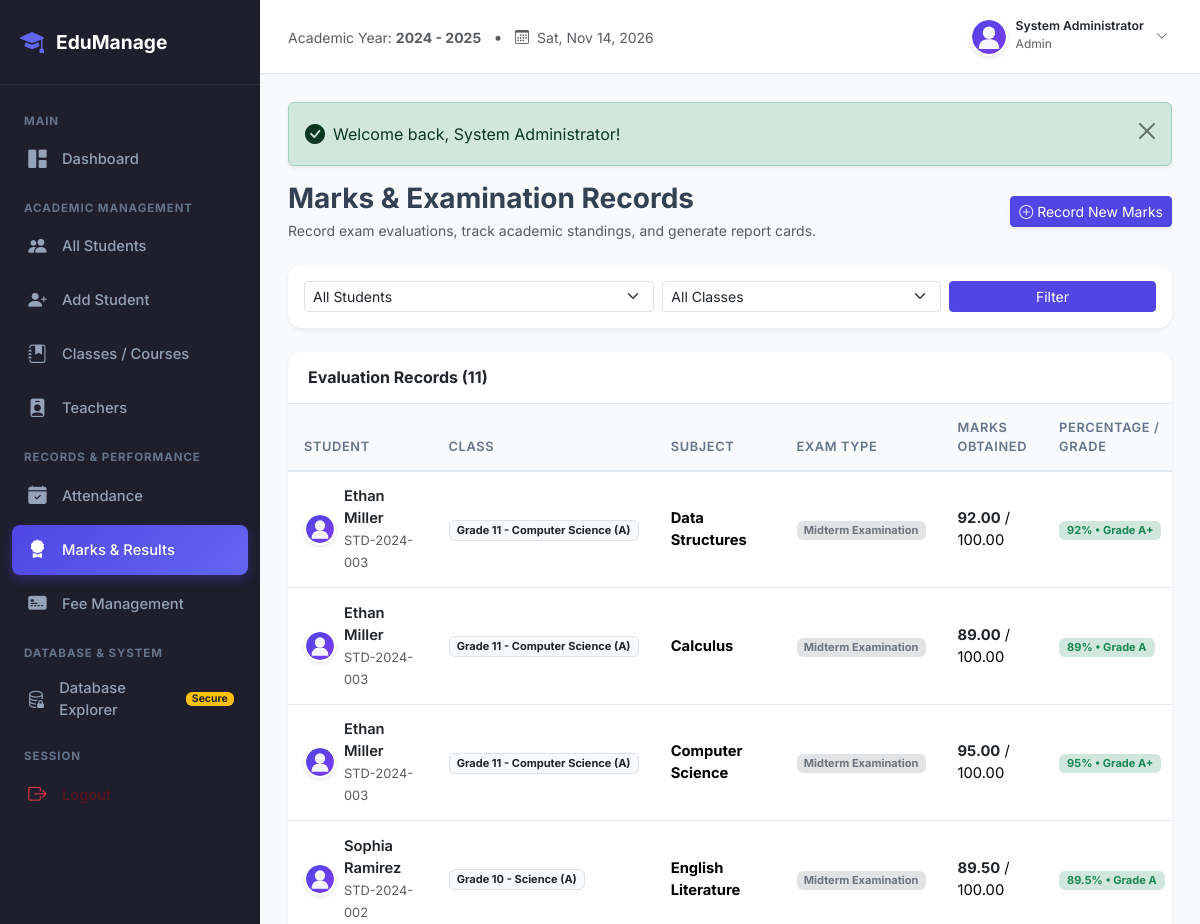
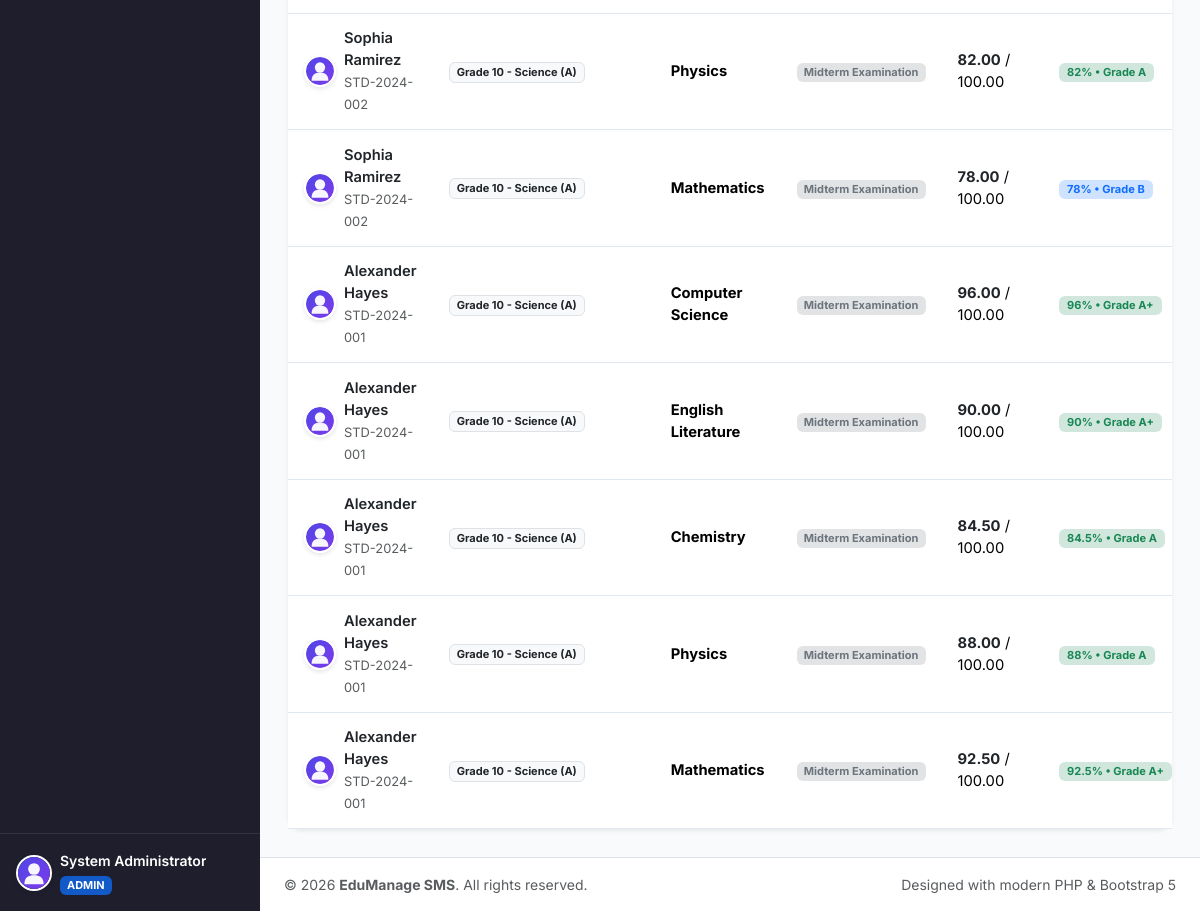
Page /student_management_system/admin/marks.php (signed in) on the committed database (2 pictures, top to bottom).
### tables this page shows
CREATE TABLE `marks` (
  `id` INT AUTO_INCREMENT PRIMARY KEY,
  `student_id` INT NOT NULL,
  `subject` VARCHAR(100) NOT NULL,
  `marks_obtained` DECIMAL(5,2) NOT NULL DEFAULT 0.00,
  `total_marks` DECIMAL(5,2) NOT NULL DEFAULT 100.00,
  `exam_type` VARCHAR(50) NOT NULL DEFAULT 'Final Exam',
  `created_at` TIMESTAMP DEFAULT CURRENT_TIMESTAMP,
  CONSTRAINT `fk_marks_student` FOREIGN KEY (`student_id`) REFERENCES `students` (`id`) ON DELETE CASCADE ON UPDATE CASCADE
);

CREATE TABLE `students` (
  `id` INT AUTO_INCREMENT PRIMARY KEY,
  `user_id` INT NULL UNIQUE,
  `roll_no` VARCHAR(30) NOT NULL UNIQUE,
  `name` VARCHAR(100) NOT NULL,
  `class_id` INT NOT NULL,
  `dob` DATE DEFAULT NULL,
  `gender` ENUM('Male', 'Female', 'Other') DEFAULT 'Male',
  `email` VARCHAR(100) DEFAULT NULL,
  `phone` VARCHAR(25) DEFAULT NULL,
  `address` TEXT DEFAULT NULL,
  `photo` VARCHAR(255) DEFAULT 'default-avatar.svg',
  `created_at` TIMESTAMP DEFAULT CURRENT_TIMESTAMP,
  CONSTRAINT `fk_students_user` FOREIGN KEY (`user_id`) REFERENCES `users` (`id`) ON DELETE SET NULL ON UPDATE CASCADE,
  CONSTRAINT `fk_students_class` FOREIGN KEY (`class_id`) REFERENCES `classes` (`id`) ON DELETE CASCADE ON UPDATE CASCADE
);

CREATE TABLE `classes` (
  `id` INT AUTO_INCREMENT PRIMARY KEY,
  `class_name` VARCHAR(100) NOT NULL,
  `section` VARCHAR(20) DEFAULT 'A',
  `room_no` VARCHAR(20) DEFAULT NULL,
  `created_at` TIMESTAMP DEFAULT CURRENT_TIMESTAMP
);

### student_management_system/admin/marks.php (the view, shortened to what this page needs)
<?php
require_once __DIR__ . '/../includes/auth.php';
$where = [];
$params = [];
$whereSql = !empty($where) ? 'WHERE ' . implode(' AND ', $where) : '';
$marksSql = "
    SELECT m.*, s.name as student_name, s.roll_no, s.photo, c.class_name, c.section
    FROM marks m
    JOIN students s ON m.student_id = s.id
    LEFT JOIN classes c ON s.class_id = c.id
    {$whereSql}
    ORDER BY m.id DESC
";
$marksStmt = $pdo->prepare($marksSql);
$marksStmt->execute($params);
$marks = $marksStmt->fetchAll();
require_once __DIR__ . '/../includes/header.php';
require_once __DIR__ . '/../includes/sidebar.php';
require_once __DIR__ . '/../includes/navbar.php';
?>
<div class="d-flex flex-wrap justify-content-between align-items-center mb-4 gap-3">
    <div>
        <h3 class="fw-bold text-slate-800 mb-1">Marks &amp; Examination Records</h3>
        <p class="text-muted small mb-0">Record exam evaluations, track academic standings, and generate report cards.</p>
    </div>
    <button class="btn btn-primary btn-sm d-flex align-items-center gap-1 shadow-sm" data-bs-toggle="modal" data-bs-target="#addMarkModal">
        <i class="bi bi-plus-circle"></i> Record New Marks
    </button>
</div>
<div class="card border-0 shadow-sm mb-4">
    <div class="card-body p-3">
        <form method="GET" action="marks.php" class="row g-2 align-items-center">
            <div class="col-md-5">
                <select name="student_id" class="form-select form-select-sm">
                    <option value="">All Students</option>
                </select>
            </div>
            <div class="col-md-4">
                <select name="class_id" class="form-select form-select-sm">
                    <option value="">All Classes</option>
                </select>
            </div>
            <div class="col-md-3 d-flex gap-2">
                <button type="submit" class="btn btn-primary btn-sm flex-grow-1">Filter</button>
            </div>
        </form>
    </div>
</div>
<div class="card border-0 shadow-sm">
    <div class="card-header bg-transparent d-flex justify-content-between align-items-center py-3">
        <h6 class="fw-bold mb-0 text-slate-800">Evaluation Records (<?php echo count($marks); ?>)</h6>
    </div>
    <div class="table-responsive">
        <table class="table mb-0 align-middle">
            <thead>
                <tr>
                    <th>Student</th>
                    <th>Class</th>
                    <th>Subject</th>
                    <th>Exam Type</th>
                    <th>Marks Obtained</th>
                    <th>Percentage / Grade</th>
                </tr>
            </thead>
            <tbody>
                <?php if (empty($marks)): ?>
                    <tr><td colspan="7" class="text-center py-5 text-muted">No marks records found.</td></tr>
                <?php else: ?>
                    <?php foreach ($marks as $m):
                        $gradeInfo = calculateGrade($m['marks_obtained'], $m['total_marks']);
                    ?>
                        <tr>
                            <td>
                                <div class="d-flex align-items-center gap-2">
                                    <img src="<?php echo BASE_URL; ?>assets/uploads/students/<?php echo htmlspecialchars($m['photo'] ?? 'default-avatar.svg'); ?>"
                                         alt="Avatar" class="student-avatar" style="width: 32px; height: 32px;">
                                    <div>
                                        <div class="fw-semibold text-dark"><?php echo htmlspecialchars($m['student_name']); ?></div>
                                        <small class="text-muted"><?php echo htmlspecialchars($m['roll_no']); ?></small>
                                    </div>
                                </div>
                            </td>
                            <td><span class="badge bg-light text-dark border"><?php echo htmlspecialchars($m['class_name'] . ' (' . $m['section'] . ')'); ?></span></td>
                            <td><strong class="text-slate-800"><?php echo htmlspecialchars($m['subject']); ?></strong></td>
                            <td><span class="badge bg-secondary-subtle text-secondary"><?php echo htmlspecialchars($m['exam_type']); ?></span></td>
                            <td>
                                <span class="fw-bold text-dark"><?php echo $m['marks_obtained']; ?></span> / <?php echo $m['total_marks']; ?>
                            </td>
                            <td>
                                <span class="badge bg-<?php echo $gradeInfo['badge']; ?>-subtle text-<?php echo $gradeInfo['badge']; ?> px-2 py-1">
                                    <?php echo $gradeInfo['percentage']; ?>% &bull; Grade <?php echo $gradeInfo['grade']; ?>
                                </span>
                            </td>
                        </tr>
                    <?php endforeach; ?>
                <?php endif; ?>
            </tbody>
        </table>
    </div>
</div>
<?php require_once __DIR__ . '/../includes/footer.php'; ?>

### student_management_system/assets/css/style.css (style rules this page uses)
:root { --primary: #4f46e5; --primary-hover: #4338ca; --primary-light: #eef2ff; --secondary: #64748b; --success: #10b981; --warning: #f59e0b; --danger: #ef4444; --info: #06b6d4; --dark: #0f172a; --slate-800: #1e293b; --slate-700: #334155; --slate-100: #f1f5f9; --slate-50: #f8fafc; --border-color: #e2e8f0; --sidebar-width: 260px; --sidebar-bg: #1e1e2d; --card-shadow: 0 4px 20px -2px rgba(0, 0, 0, 0.05), 0 2px 6px -1px rgba(0, 0, 0, 0.03); --card-hover-shadow: 0 10px 25px -3px rgba(0, 0, 0, 0.08), 0 4px 10px -2px rgba(0, 0, 0, 0.04); }
body { font-family: 'Inter', -apple-system, BlinkMacSystemFont, "Segoe UI", Roboto, Helvetica, Arial, sans-serif; background-color: #f8fafc; color: #334155; min-height: 100vh; display: flex; flex-direction: column; }
.card { border: 1px solid var(--border-color); border-radius: 14px; box-shadow: var(--card-shadow); background: #ffffff; transition: transform 0.2s ease, box-shadow 0.2s ease; }
.card-header { background-color: #ffffff; border-bottom: 1px solid var(--border-color); padding: 1rem 1.25rem; font-weight: 600; }
.table { vertical-align: middle; }
.table thead th { background-color: #f8fafc; color: #64748b; font-size: 0.8rem; text-transform: uppercase; letter-spacing: 0.05em; font-weight: 600; border-bottom: 2px solid var(--border-color); padding: 0.85rem 1rem; }
.table tbody td { padding: 0.85rem 1rem; border-bottom: 1px solid var(--border-color); font-size: 0.92rem; }
.student-avatar { width: 42px; height: 42px; border-radius: 50%; object-fit: cover; border: 2px solid #ffffff; box-shadow: 0 2px 4px rgba(0,0,0,0.1); }
.btn-primary { background-color: var(--primary); border-color: var(--primary); }

### rows in the picture
marks: student.photo (placeholder picture), student.name "Ethan Miller", student.roll_no "STD-2024-003", classes.class_name+section "Grade 11 - Computer Science (A)", subject "Data Structures", exam_type "Midterm Examination", marks_obtained "92.00", total_marks "100.00", marks_obtained+total_marks "92", marks_obtained+total_marks "A+"
marks: student.photo (placeholder picture), student.name "Ethan Miller", student.roll_no "STD-2024-003", classes.class_name+section "Grade 11 - Computer Science (A)", subject "Calculus", exam_type "Midterm Examination", marks_obtained "89.00", total_marks "100.00", marks_obtained+total_marks "89", marks_obtained+total_marks "A"
marks: student.photo (placeholder picture), student.name "Ethan Miller", student.roll_no "STD-2024-003", classes.class_name+section "Grade 11 - Computer Science (A)", subject "Computer Science", exam_type "Midterm Examination", marks_obtained "95.00", total_marks "100.00", marks_obtained+total_marks "95", marks_obtained+total_marks "A+"
marks: student.photo (placeholder picture), student.name "Sophia Ramirez", student.roll_no "STD-2024-002", classes.class_name+section "Grade 10 - Science (A)", subject "English Literature", exam_type "Midterm Examination", marks_obtained "89.50", total_marks "100.00", marks_obtained+total_marks "89.5", marks_obtained+total_marks "A"
marks: student.photo (placeholder picture), student.name "Sophia Ramirez", student.roll_no "STD-2024-002", classes.class_name+section "Grade 10 - Science (A)", subject "Physics", exam_type "Midterm Examination", marks_obtained "82.00", total_marks "100.00", marks_obtained+total_marks "82", marks_obtained+total_marks "A"
marks: student.photo (placeholder picture), student.name "Sophia Ramirez", student.roll_no "STD-2024-002", classes.class_name+section "Grade 10 - Science (A)", subject "Mathematics", exam_type "Midterm Examination", marks_obtained "78.00", total_marks "100.00", marks_obtained+total_marks "78", marks_obtained+total_marks "B"
marks: student.photo (placeholder picture), student.name "Alexander Hayes", student.roll_no "STD-2024-001", classes.class_name+section "Grade 10 - Science (A)", subject "Computer Science", exam_type "Midterm Examination", marks_obtained "96.00", total_marks "100.00", marks_obtained+total_marks "96", marks_obtained+total_marks "A+"
marks: student.photo (placeholder picture), student.name "Alexander Hayes", student.roll_no "STD-2024-001", classes.class_name+section "Grade 10 - Science (A)", subject "English Literature", exam_type "Midterm Examination", marks_obtained "90.00", total_marks "100.00", marks_obtained+total_marks "90", marks_obtained+total_marks "A+"
marks: student.photo (placeholder picture), student.name "Alexander Hayes", student.roll_no "STD-2024-001", classes.class_name+section "Grade 10 - Science (A)", subject "Chemistry", exam_type "Midterm Examination", marks_obtained "84.50", total_marks "100.00", marks_obtained+total_marks "84.5", marks_obtained+total_marks "A"
marks: student.photo (placeholder picture), student.name "Alexander Hayes", student.roll_no "STD-2024-001", classes.class_name+section "Grade 10 - Science (A)", subject "Physics", exam_type "Midterm Examination", marks_obtained "88.00", total_marks "100.00", marks_obtained+total_marks "88", marks_obtained+total_marks "A"
marks: student.photo (placeholder picture), student.name "Alexander Hayes", student.roll_no "STD-2024-001", classes.class_name+section "Grade 10 - Science (A)", subject "Mathematics", exam_type "Midterm Examination", marks_obtained "92.50", total_marks "100.00", marks_obtained+total_marks "92.5", marks_obtained+total_marks "A+"

### other values in the picture
$currentUser['name'] "System Administrator"
$role "ADMIN"
$role "Admin"
$message "Welcome back, System Administrator!"
count($marks) "11"
APP_NAME "EduManage SMS"
